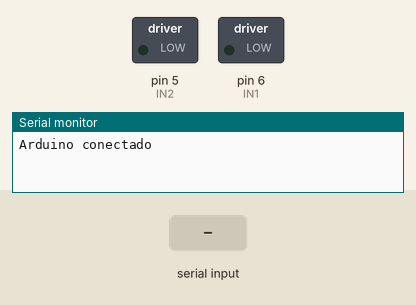
A program run on a simulated Arduino Uno, built with avr-gcc and run on an emulated ATmega328P. Shown: switched loads named in the program (green lamp = pin HIGH), the last lines printed to the serial monitor. The test bench sets the inputs (shaded band).

Above: at 1.2 s.
1.3 s: "P" received over Serial
At 2.0 s:
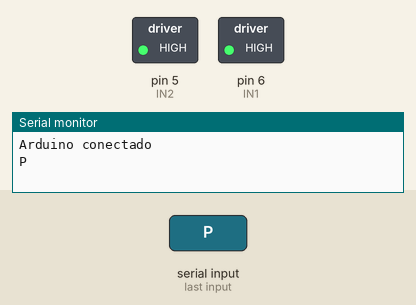
2.8 s: "W" received over Serial
At 3.2 s:
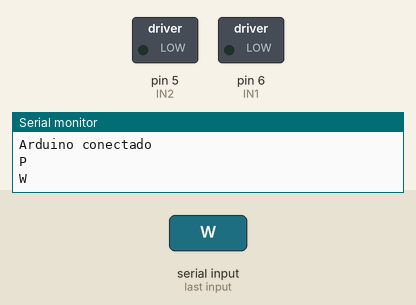
4.3 s: "Y" received over Serial
At 5.5 s:
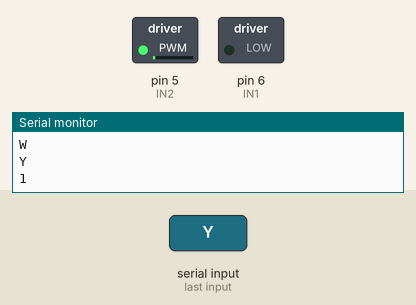
5.8 s: "W" received over Serial
At 6.7 s:
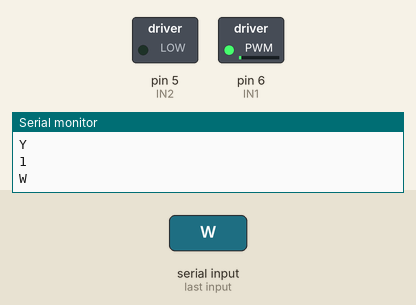
7.3 s: "P" received over Serial
At 7.8 s:
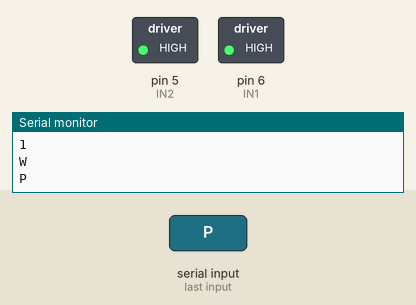
Timing chart, 0 to 9.8 s (numbered marks = the images above; inputs shaded):
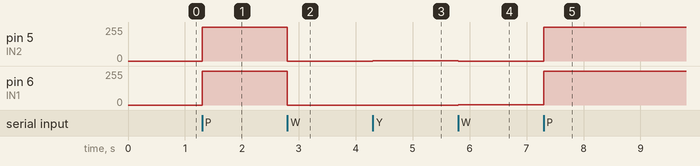

The program:

main.cpp
```cpp
#include <Arduino.h>

#define IN1 6
#define IN2 5

uint8_t velocidade_motor;

// Protótipos das funções
void girar_horario();
void girar_antihorario();
void freiar();
void atualizar_velocidade();

// Código de Inicialização
void setup() {
  pinMode(IN1, OUTPUT);
  pinMode(IN2, OUTPUT);

  Serial.begin(9600);
  Serial.println("Arduino conectado");
}

// Superloop
void loop() {
  static uint32_t timer = 0;
  static uint8_t ultima_velocidade_reportada;

  // A cada segundo, reporta a velocidade do motor, caso ela tenha mudado.
  if (millis() - timer >= 1000){
    timer = millis();

    if(ultima_velocidade_reportada != velocidade_motor){
      Serial.println(velocidade_motor);
      ultima_velocidade_reportada = velocidade_motor;
    }
  }

  if (Serial.available()){
    char comando = Serial.read();
    Serial.println(comando);

    switch(comando){
      case 'W':
        girar_horario();
        break;
      case 'S':
        girar_antihorario();
        break;
      case 'P':
        freiar();
        break;
      case 'Y':
        if(velocidade_motor < 255){
          velocidade_motor++;
          atualizar_velocidade();
        }
        break;
      case 'H':
        if(velocidade_motor > 0){
          velocidade_motor--;
          atualizar_velocidade();
        }
        break;
      default:
        break;
    }
  }
}

void girar_horario(){
  analogWrite(IN1, velocidade_motor);
  digitalWrite(IN2, LOW);
  return;
}

void girar_antihorario(){
  digitalWrite(IN1, LOW);
  analogWrite(IN2, velocidade_motor);
  return;
}

void freiar(){
  digitalWrite(IN1, HIGH);
  digitalWrite(IN2, HIGH);
  return;
}

void atualizar_velocidade(){
  if (digitalRead(IN1) == LOW){
    analogWrite(IN2, velocidade_motor);
    return;
  }else if(digitalRead(IN2) == LOW){
    analogWrite(IN1, velocidade_motor);
    return;
  }

  return;
}
```

Measured:
- after the input at 1.3 s, pin 5 (IN2), pin 6 (IN1): 0/255 → 255/255 at once
- after the input at 2.8 s, pin 5 (IN2), pin 6 (IN1): 255/255 → 0/255 at once
- after the input at 4.3 s, pin 5 (IN2): 0/255 → 1/255 at once
- after the input at 5.8 s, pin 5 (IN2): 1/255 → 0/255 at once; pin 6 (IN1): 0/255 → 1/255 at once
- after the input at 7.3 s, pin 5 (IN2): 0/255 → 255/255 at once; pin 6 (IN1): 1/255 → 255/255 at once
